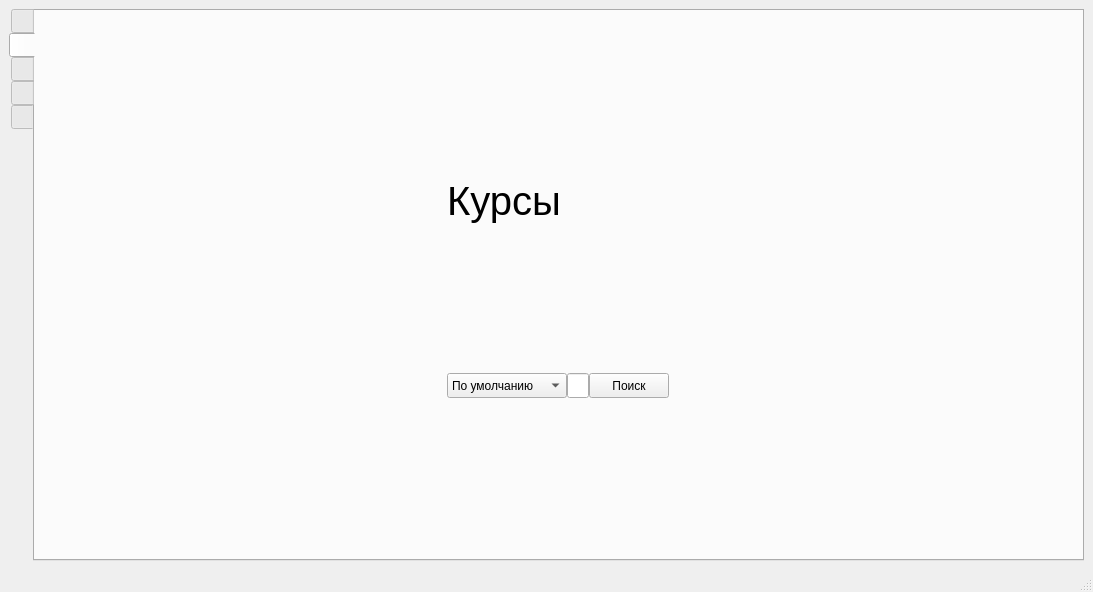
<?xml version="1.0" encoding="UTF-8"?>
<ui version="4.0">
 <class>MainWindow</class>
 <widget class="QMainWindow" name="MainWindow">
  <property name="geometry">
   <rect>
    <x>0</x>
    <y>0</y>
    <width>1093</width>
    <height>592</height>
   </rect>
  </property>
  <property name="windowTitle">
   <string>MainWindow</string>
  </property>
  <widget class="QWidget" name="centralwidget">
   <property name="styleSheet">
    <string notr="true"/>
   </property>
   <layout class="QHBoxLayout" name="horizontalLayout_5">
    <item>
     <widget class="QTabWidget" name="tabWidget">
      <property name="layoutDirection">
       <enum>Qt::LeftToRight</enum>
      </property>
      <property name="styleSheet">
       <string notr="true"/>
      </property>
      <property name="tabPosition">
       <enum>QTabWidget::West</enum>
      </property>
      <property name="tabShape">
       <enum>QTabWidget::Rounded</enum>
      </property>
      <property name="currentIndex">
       <number>1</number>
      </property>
      <property name="iconSize">
       <size>
        <width>40</width>
        <height>50</height>
       </size>
      </property>
      <property name="elideMode">
       <enum>Qt::ElideNone</enum>
      </property>
      <widget class="QWidget" name="tab_image_account">
       <property name="layoutDirection">
        <enum>Qt::LeftToRight</enum>
       </property>
       <property name="autoFillBackground">
        <bool>false</bool>
       </property>
       <property name="styleSheet">
        <string notr="true"/>
       </property>
       <attribute name="icon">
        <iconset>
         <normalon>icons/For Left bar/profile-anonymous2.png</normalon>
        </iconset>
       </attribute>
       <attribute name="title">
        <string/>
       </attribute>
      </widget>
      <widget class="QWidget" name="tab_home">
       <attribute name="icon">
        <iconset>
         <normalon>icons/For Left bar/Домой.png</normalon>
        </iconset>
       </attribute>
       <attribute name="title">
        <string/>
       </attribute>
       <layout class="QHBoxLayout" name="horizontalLayout_3">
        <item>
         <widget class="QStackedWidget" name="stackedWidget">
          <property name="currentIndex">
           <number>0</number>
          </property>
          <widget class="QWidget" name="home_page">
           <layout class="QHBoxLayout" name="horizontalLayout_4">
            <item>
             <layout class="QVBoxLayout" name="verticalLayout_2" stretch="1,1,6">
              <property name="spacing">
               <number>0</number>
              </property>
              <property name="sizeConstraint">
               <enum>QLayout::SetMaximumSize</enum>
              </property>
              <item>
               <widget class="QLabel" name="label">
                <property name="minimumSize">
                 <size>
                  <width>150</width>
                  <height>60</height>
                 </size>
                </property>
                <property name="maximumSize">
                 <size>
                  <width>120</width>
                  <height>60</height>
                 </size>
                </property>
                <property name="font">
                 <font>
                  <pointsize>30</pointsize>
                  <bold>false</bold>
                 </font>
                </property>
                <property name="text">
                 <string>Курсы</string>
                </property>
               </widget>
              </item>
              <item>
               <layout class="QHBoxLayout" name="horizontalLayout_2">
                <property name="spacing">
                 <number>0</number>
                </property>
                <property name="sizeConstraint">
                 <enum>QLayout::SetMaximumSize</enum>
                </property>
                <property name="bottomMargin">
                 <number>0</number>
                </property>
                <item>
                 <widget class="QComboBox" name="comboBox">
                  <property name="sizePolicy">
                   <sizepolicy hsizetype="Preferred" vsizetype="Expanding">
                    <horstretch>0</horstretch>
                    <verstretch>0</verstretch>
                   </sizepolicy>
                  </property>
                  <property name="minimumSize">
                   <size>
                    <width>120</width>
                    <height>0</height>
                   </size>
                  </property>
                  <property name="maximumSize">
                   <size>
                    <width>100</width>
                    <height>25</height>
                   </size>
                  </property>
                  <item>
                   <property name="text">
                    <string>По умолчанию</string>
                   </property>
                  </item>
                  <item>
                   <property name="text">
                    <string>Новые</string>
                   </property>
                  </item>
                  <item>
                   <property name="text">
                    <string>Прошлые</string>
                   </property>
                  </item>
                  <item>
                   <property name="text">
                    <string>Популярные</string>
                   </property>
                  </item>
                  <item>
                   <property name="text">
                    <string>Бесплатные</string>
                   </property>
                  </item>
                 </widget>
                </item>
                <item>
                 <widget class="QLineEdit" name="lineEdit">
                  <property name="sizePolicy">
                   <sizepolicy hsizetype="Preferred" vsizetype="Expanding">
                    <horstretch>0</horstretch>
                    <verstretch>0</verstretch>
                   </sizepolicy>
                  </property>
                  <property name="maximumSize">
                   <size>
                    <width>600</width>
                    <height>25</height>
                   </size>
                  </property>
                 </widget>
                </item>
                <item>
                 <widget class="QPushButton" name="pushButton">
                  <property name="sizePolicy">
                   <sizepolicy hsizetype="Preferred" vsizetype="Expanding">
                    <horstretch>0</horstretch>
                    <verstretch>0</verstretch>
                   </sizepolicy>
                  </property>
                  <property name="maximumSize">
                   <size>
                    <width>80</width>
                    <height>25</height>
                   </size>
                  </property>
                  <property name="text">
                   <string>Поиск</string>
                  </property>
                 </widget>
                </item>
               </layout>
              </item>
              <item>
               <layout class="QGridLayout" name="gridLayout">
                <property name="sizeConstraint">
                 <enum>QLayout::SetMinimumSize</enum>
                </property>
                <property name="spacing">
                 <number>0</number>
                </property>
               </layout>
              </item>
             </layout>
            </item>
           </layout>
          </widget>
          <widget class="QWidget" name="page_4">
           <layout class="QHBoxLayout" name="horizontalLayout_6">
            <item>
             <layout class="QVBoxLayout" name="verticalLayout"/>
            </item>
           </layout>
          </widget>
          <widget class="QWidget" name="page"/>
          <widget class="QWidget" name="my_courses_page"/>
         </widget>
        </item>
       </layout>
      </widget>
      <widget class="QWidget" name="tab_my_courses">
       <attribute name="icon">
        <iconset>
         <normalon>icons/For Left bar/Курс.png</normalon>
        </iconset>
       </attribute>
       <attribute name="title">
        <string/>
       </attribute>
       <layout class="QHBoxLayout" name="horizontalLayout"/>
      </widget>
      <widget class="QWidget" name="tab_create_cource">
       <attribute name="icon">
        <iconset>
         <normalon>icons/For Left bar/Создание курса.png</normalon>
        </iconset>
       </attribute>
       <attribute name="title">
        <string/>
       </attribute>
      </widget>
      <widget class="QWidget" name="tab_my_students">
       <attribute name="icon">
        <iconset>
         <normalon>icons/For Left bar/Учетные записи.png</normalon>
        </iconset>
       </attribute>
       <attribute name="title">
        <string/>
       </attribute>
      </widget>
     </widget>
    </item>
   </layout>
  </widget>
  <widget class="QMenuBar" name="menubar">
   <property name="geometry">
    <rect>
     <x>0</x>
     <y>0</y>
     <width>1093</width>
     <height>21</height>
    </rect>
   </property>
  </widget>
  <widget class="QStatusBar" name="statusbar"/>
 </widget>
 <resources/>
 <connections/>
</ui>
